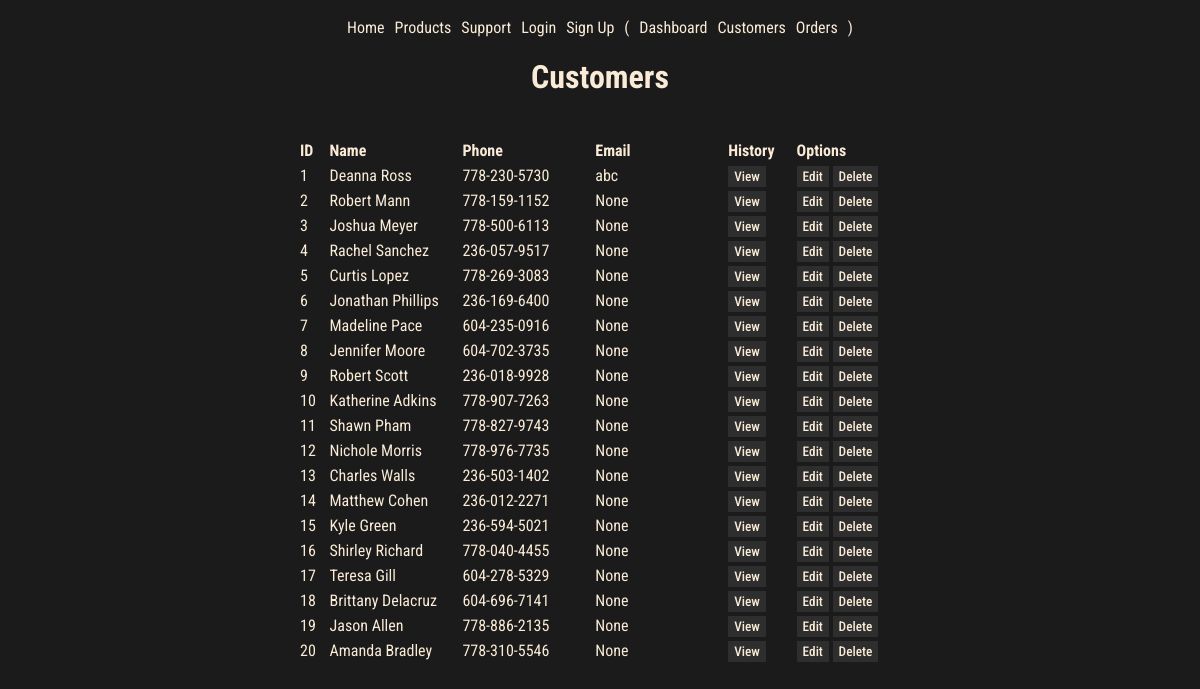
The app's page /users/, older data.
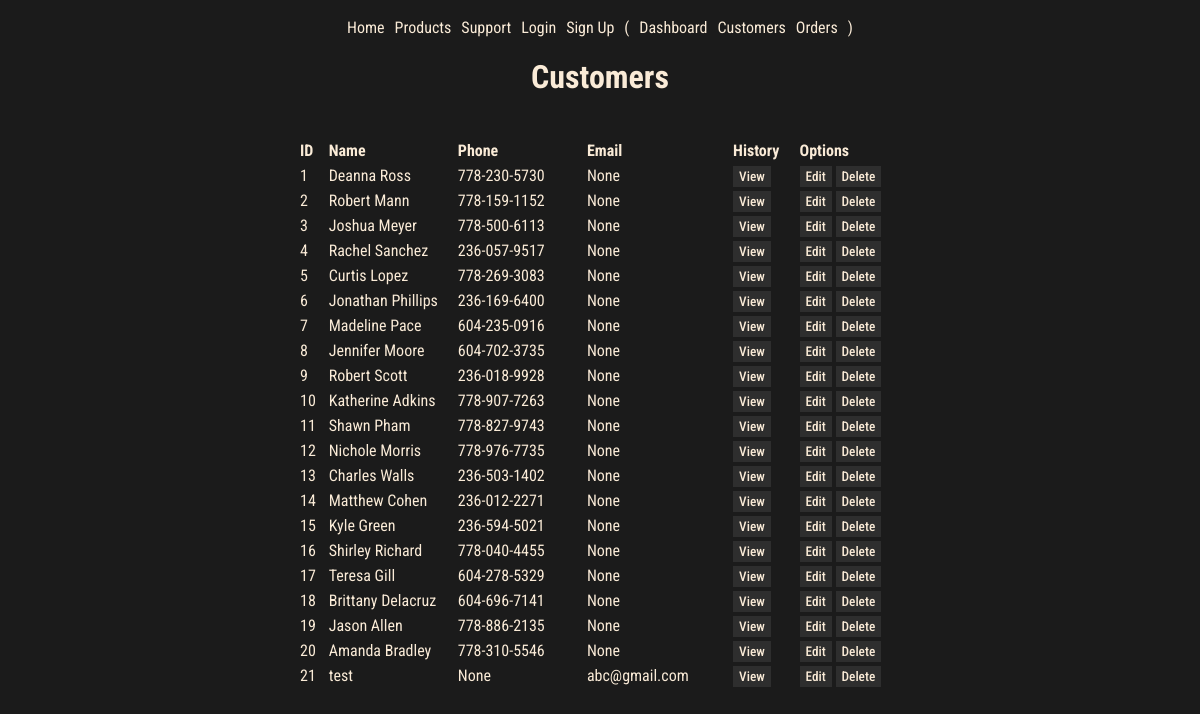
The same page, newer data.
### models.py (models this page shows, shortened)
class User( UserMixin, db.Model):
    id = mapped_column(Integer, primary_key=True)
    name = mapped_column(String(200), nullable=True)
    phone = mapped_column(String(20), nullable=True)
    orders = relationship("Order", back_populates="user", cascade="all, delete-orphan")
    email =  mapped_column(String(200), nullable=True, unique=True)
    password = mapped_column(String(200), nullable=True)

### routes/users.py (the view)
@users_bp.route('/')
def users():
    users = User.query.all()
    return render_template('pages/customers.html', users=users)

### templates/pages/customers.html
{% extends "base.html" %}
{% block content %}
<h1>Customers</h1>
<table>
    <thead>
        <tr>
            <th scope="col" width="20">ID</th>
            <th scope="col" width="90">Name</th>
            <th scope="col" width="90">Phone</th>
            <th scope="col" width="90">Email</th>
            <th scope="col" width="40">History</th>
            <th scope="col" width="70">Options</th>
        </tr>
    </thead>
    <tbody>
        {% for user in users %}
        <tr>
            <td>{{ user.id }}</td>
            <td>{{ user.name }}</td>
            <td>{{ user.phone }}</td>
            <td>{{ user.email }}</td>
            <td>
                <a href="{{ url_for('users.user_detail', user_id=user.id) }}" class="btn">View</a>
            </td>
            <td>
                <a href="/users/{{user.id}}/update" class="btn">Edit</a>
                <a href="/users/{{user.id}}/delete" class="btn"
                    onclick="return confirm('Are you sure to delete?')">Delete</a>
            </td>
        </tr>
        {% endfor %}
    </tbody>
</table>
{% endblock %}

Row changes from the older to the newer data that the page shows:
changed User "Deanna Ross": email "abc" → "None"
added User: id "21", name "test", phone "None", email "abc@gmail.com"
